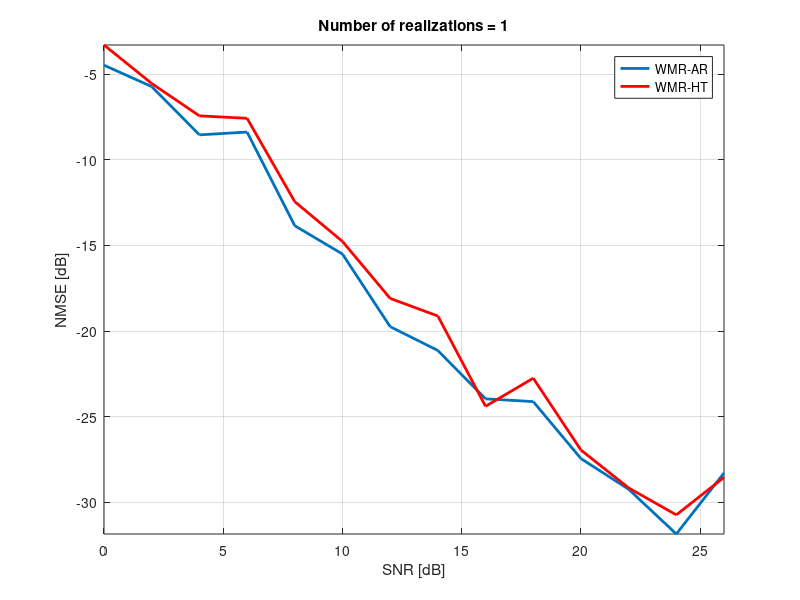

Here is the MATLAB script that generated this plot:
%-----------------------------------------------------------------------
% Routine for plotting Figure 2(a)
% Author:   Juan Marcos Ramirez Rondon
% Date  :   June, 2017
%
% Ramirez, J. M., & Paredes, J. L. (2014). Robust Sparse Signal Recovery
% Based on Weighted Median Operator. IEEE International Conference on
% Acoustic, Speech, and Signal Processing (ICASSP 2014). pp 1050-1054.
%-----------------------------------------------------------------------
close all;
clear all;

gsim_data = load('nmse_vs_snr_gaussian.dat');
gpar_data = load('nmse_vs_snr_gaussian_parameters.dat');

plot(gsim_data(:,1), gsim_data(:,2), 'LineWidth',2);
hold on;
plot(gsim_data(:,1), gsim_data(:,3), 'r','LineWidth',2);
axis('tight'); grid on;
legend('WMR-AR','WMR-HT');
xlabel('SNR [dB]');
ylabel('NMSE [dB]');
title(['Number of realizations = ' num2str(gpar_data(3))]);